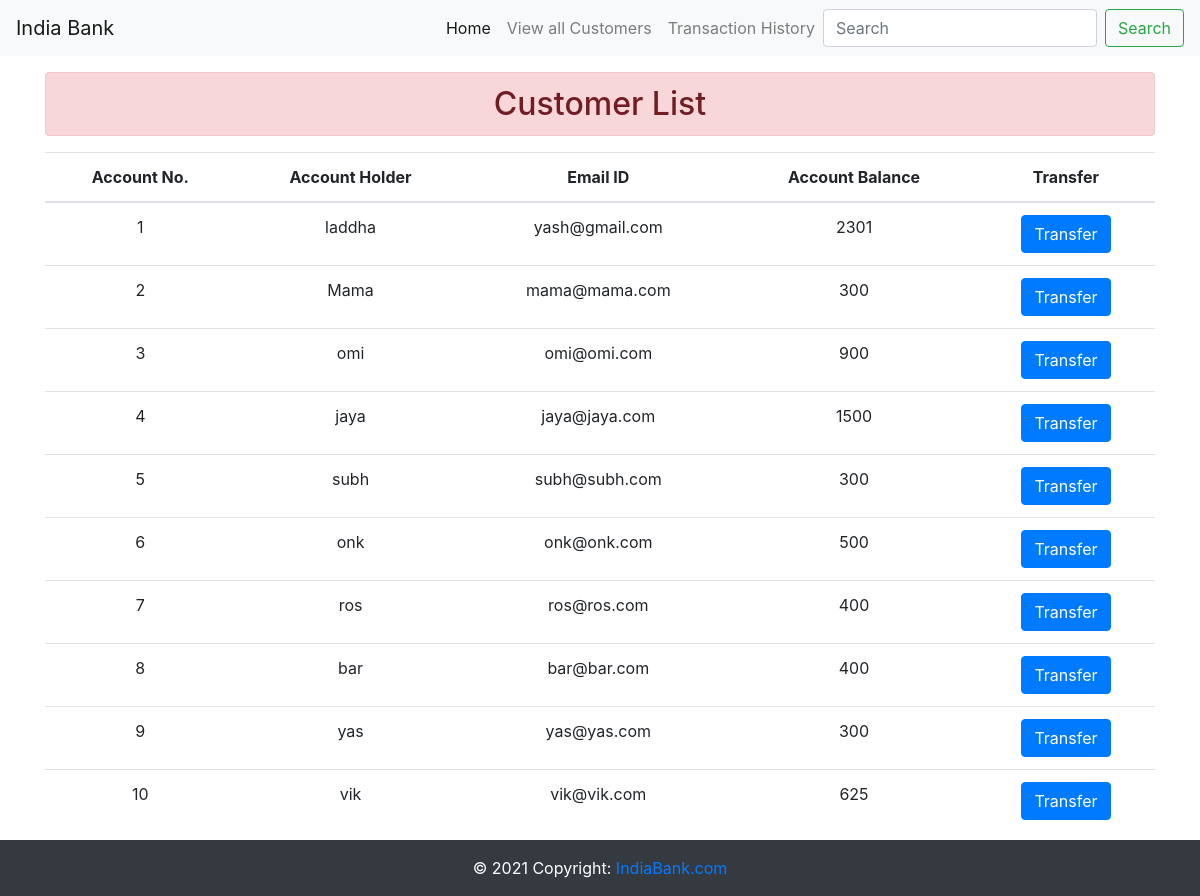
Page /first/CustTable/ on the committed database.
### first/models.py (models this page shows, shortened)
class Customer(models.Model):
    acc_no= models.IntegerField(primary_key=True)
    acc_holder = models.CharField(max_length=200)
    email_id = models.EmailField(max_length=254)
    current_balance = models.IntegerField(default=0)

### first/views.py (the view)
# urls.py: path('CustTable/', views.CustTable, name='CustTable'),
def CustTable(request):
    customer= Customer.objects.all().order_by('acc_no')
    return render(request,"CustTable.html",{'customer': customer})

### templates/CustTable.html (shortened to what this page needs)
{% extends 'base.html' %}
{% block content %}
    <div class="container mt-3">
        <h2 class="text-center alert alert-danger">Customer List </h2>
        <table class="table">
            <thead>
                <tr align="center">
                    <th>Account No.</th>
                    <th>Account Holder</th>
                    <th>Email ID</th>
                    <th>Account Balance</th>
                    <th>Transfer</th>
                </tr>
            </thead>
            <tbody>
                {% for c in customer %}
                <tr align="center">
                    <td>{{ c.acc_no }}</td>
                    <td>{{ c.acc_holder  }}</td>
                    <td>{{ c.email_id }}</td>
                    <td>{{ c.current_balance }}</td>
                    <td><a href="{% url 'Trans' c.acc_no %}" class="btn btn-primary "> Transfer</a></td>
                </tr>
                {% endfor %}
            </tbody>
        </table>
    </div>
    <br>
    <br>
{% endblock content %}

### templates/base.html (shortened to what this page needs)
{% load static %}
<!DOCTYPE html>
<html lang="en">
<head>
    <link rel="stylesheet" href="https://maxcdn.bootstrapcdn.com/bootstrap/4.5.2/css/bootstrap.min.css">
</head>
<body>
    <nav class="navbar navbar-expand-lg navbar-light bg-light">
        <a class="navbar-brand" href="#">India Bank</a>
        <div class="collapse navbar-collapse" id="navbarSupportedContent">
          <ul class="navbar-nav ml-auto">
            <li class="nav-item active">
              <a class="nav-link" href="{% url 'index' %}">Home <span class="sr-only">(current)</span></a>
            </li>
            <li class="nav-item">
              <a class="nav-link" href="{% url 'CustTable' %}">View all Customers</a>
            </li>
            <li class="nav-item">
                <a class="nav-link" href="{% url 'Transaction1' %}">Transaction History</a>
              </li>
          </ul>
          <form class="form-inline my-2 my-lg-0">
            <input class="form-control mr-sm-2" type="search" placeholder="Search" aria-label="Search">
            <button class="btn btn-outline-success my-2 my-sm-0" type="submit">Search</button>
          </form>
        </div>
      </nav>
      {% block content %}
      {% endblock content%}
<footer class="page-footer font-small blue fixed-bottom">
    <div class="footer-copyright text-center py-3 bg-dark text-white">© 2021 Copyright:
      <a href="#"> IndiaBank.com</a>
    </div>
  </footer>
</body>
</html>

### rows in the picture
Customer: acc_no "1", acc_holder "laddha", email_id "yash@gmail.com", current_balance "2301"
Customer: acc_no "2", acc_holder "Mama", email_id "mama@mama.com", current_balance "300"
Customer: acc_no "3", acc_holder "omi", email_id "omi@omi.com", current_balance "900"
Customer: acc_no "4", acc_holder "jaya", email_id "jaya@jaya.com", current_balance "1500"
Customer: acc_no "5", acc_holder "subh", email_id "subh@subh.com", current_balance "300"
Customer: acc_no "6", acc_holder "onk", email_id "onk@onk.com", current_balance "500"
Customer: acc_no "7", acc_holder "ros", email_id "ros@ros.com", current_balance "400"
Customer: acc_no "8", acc_holder "bar", email_id "bar@bar.com", current_balance "400"
Customer: acc_no "9", acc_holder "yas", email_id "yas@yas.com", current_balance "300"
Customer: acc_no "10", acc_holder "vik", email_id "vik@vik.com", current_balance "625"
